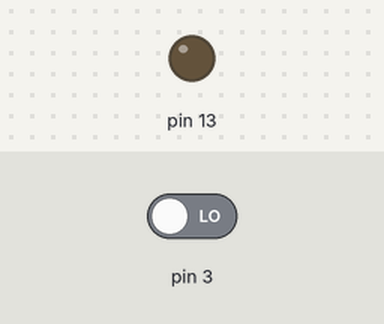
Recording of a sketch running on a simulated Arduino Uno, built with avr-gcc and run on an emulated ATmega328P. Parts: output pins drawn as LEDs (lit = HIGH). The test bench sets the inputs (shaded band); at power-on: pin 3 LOW.

Above: at 1.2 s.
1.3 s: pin 3 driven HIGH
At 2.2 s:
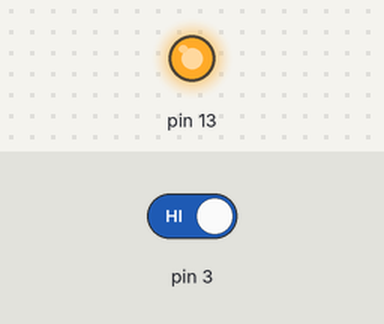
2.8 s: pin 3 driven LOW
At 3.3 s:
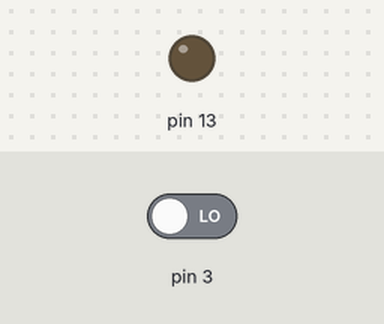
Timing chart, 0 to 5.8 s (numbered marks = the images above; inputs shaded):
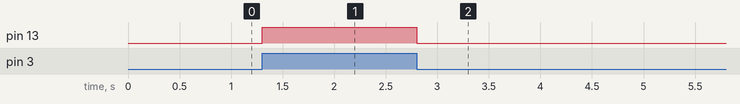

The sketch:

SampleTouchL.ino
```cpp
// lozenia64
// https://blog.naver.com/ljy9378/221357136031
// Sample source cod for Arduino

// 라킹터치센서 사용
// 라킹터치센서 디지털 3번핀 사용

void setup() {
  pinMode(3, INPUT);
  pinMode(13, OUTPUT);
}

void loop() {
  //디지털 3번핀에서 입력 받은 센서 값을 저장할 변수 cur
  int cur = digitalRead(3);
  digitalWrite(13,cur);
}
```

Measured:
- after the input at 1.3 s, pin 13: LOW → HIGH at once
- after the input at 2.8 s, pin 13: HIGH → LOW at once
